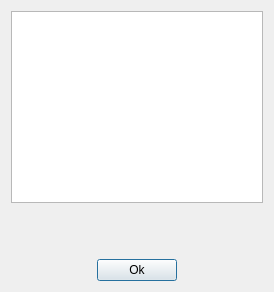
<?xml version="1.0" encoding="UTF-8"?>
<ui version="4.0">
 <class>ShowContactNum</class>
 <widget class="QDialog" name="ShowContactNum">
  <property name="geometry">
   <rect>
    <x>0</x>
    <y>0</y>
    <width>274</width>
    <height>292</height>
   </rect>
  </property>
  <property name="windowTitle">
   <string>Dialog</string>
  </property>
  <layout class="QVBoxLayout" name="verticalLayout">
   <item>
    <widget class="QTreeView" name="treeView"/>
   </item>
   <item>
    <spacer name="verticalSpacer">
     <property name="orientation">
      <enum>Qt::Vertical</enum>
     </property>
     <property name="sizeHint" stdset="0">
      <size>
       <width>20</width>
       <height>40</height>
      </size>
     </property>
    </spacer>
   </item>
   <item>
    <layout class="QHBoxLayout" name="horizontalLayout">
     <item>
      <spacer name="horizontalSpacer">
       <property name="orientation">
        <enum>Qt::Horizontal</enum>
       </property>
       <property name="sizeHint" stdset="0">
        <size>
         <width>40</width>
         <height>20</height>
        </size>
       </property>
      </spacer>
     </item>
     <item>
      <widget class="QPushButton" name="OkButton">
       <property name="text">
        <string>Ok</string>
       </property>
      </widget>
     </item>
     <item>
      <spacer name="horizontalSpacer_2">
       <property name="orientation">
        <enum>Qt::Horizontal</enum>
       </property>
       <property name="sizeHint" stdset="0">
        <size>
         <width>40</width>
         <height>20</height>
        </size>
       </property>
      </spacer>
     </item>
    </layout>
   </item>
  </layout>
 </widget>
 <resources/>
 <connections/>
</ui>
